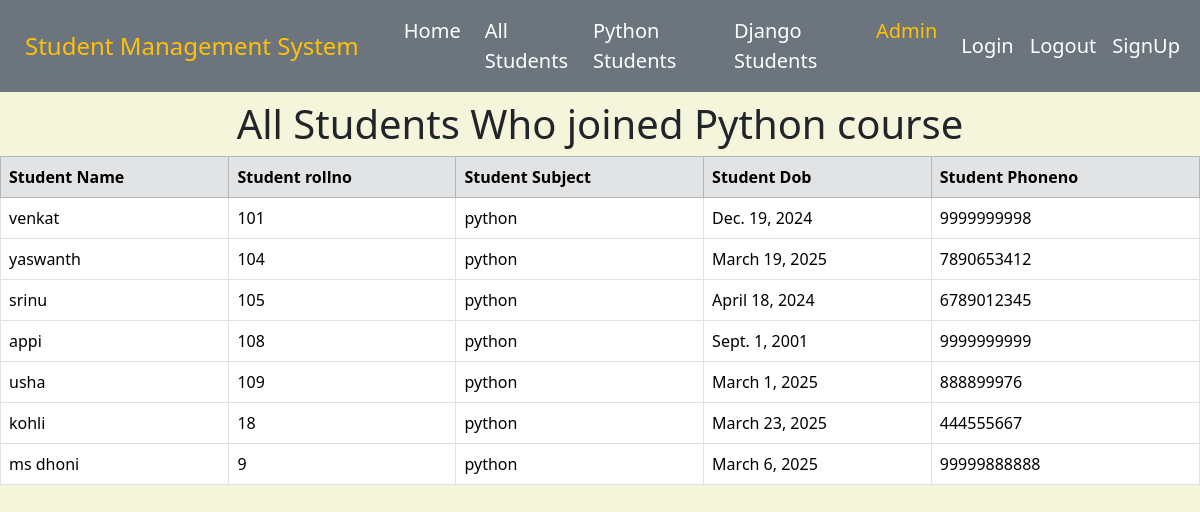
/pythonstudents/, run on the app's committed database.
### testapp/models.py (models this page shows)
class Student(models.Model):
    name = models.CharField(max_length=30)
    rollno = models.IntegerField()
    subject = models.CharField(max_length=30)
    dob= models.DateField()
    phoneno = models.BigIntegerField()

### testapp/views.py (the view)
# urls.py: path('pythonstudents/',views.pythonview),
def pythonview(request):
    python_students = Student.objects.filter(subject='python')
    return render(request,'testapp/python.html',{'students':python_students})

### templates/testapp/python.html
<!DOCTYPE html>
{% extends 'testapp/home.html' %}
{% block body_block %}
<h1 class="list d-flex justify-content-center mt-2">All Students Who joined Python course</h1>
<table class="table table-bordered">
    <tr class="text-white table-secondary">
        <th>Student Name</th>
        <th>Student rollno</th>
        <th>Student Subject</th>
        <th>Student Dob</th>
        <th>Student Phoneno</th>
    </tr>
    {% for student in students %}
    <tr>
        <td>{{ student.name }}</td>
        <td>{{ student.rollno }}</td>
        <td>{{ student.subject }}</td>
        <td>{{ student.dob }}</td>
        <td>{{ student.phoneno }}</td>
    </tr>
    {% endfor %}
</table>
{% endblock %}

### static/css/style.css (style rules this page uses)
body { background-color: beige; }

### data on the page
Student: name "venkat", rollno "101", subject "python", dob "Dec. 19, 2024", phoneno "9999999998"
Student: name "yaswanth", rollno "104", subject "python", dob "March 19, 2025", phoneno "7890653412"
Student: name "srinu", rollno "105", subject "python", dob "April 18, 2024", phoneno "6789012345"
Student: name "appi", rollno "108", subject "python", dob "Sept. 1, 2001", phoneno "9999999999"
Student: name "usha", rollno "109", subject "python", dob "March 1, 2025", phoneno "888899976"
Student: name "kohli", rollno "18", subject "python", dob "March 23, 2025", phoneno "444555667"
Student: name "ms dhoni", rollno "9", subject "python", dob "March 6, 2025", phoneno "99999888888"
